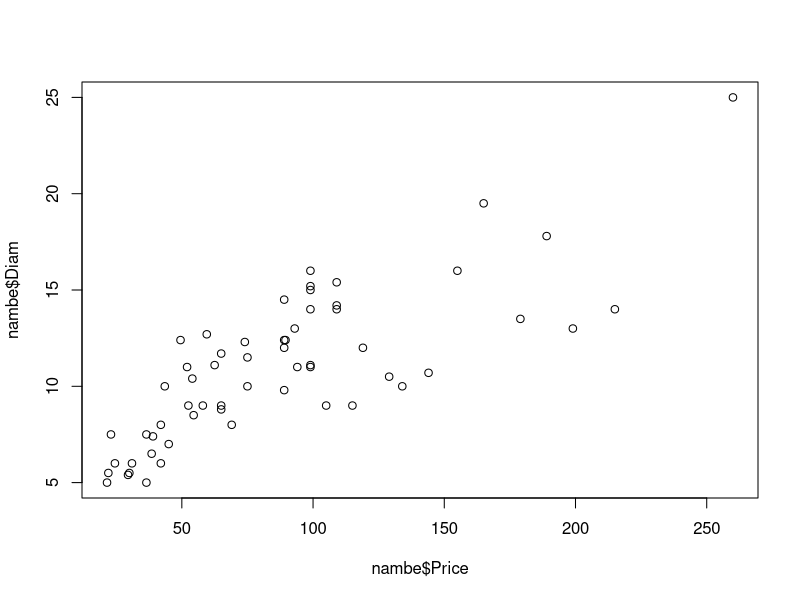

Here is the R script that generated this plot:
nambe = read.csv("data/nambeware.csv")

# plot price vs diameter
plot(nambe$Price, nambe$Diam)  # positive response

# fit GLM
fitA = glm(Price~Diam+Time, family=Gamma(link="log"), data=nambe)
fitB = update(fitA, ~.+Type)

# analysis of deviance
print(anova(fitA, fitB, test="F"))